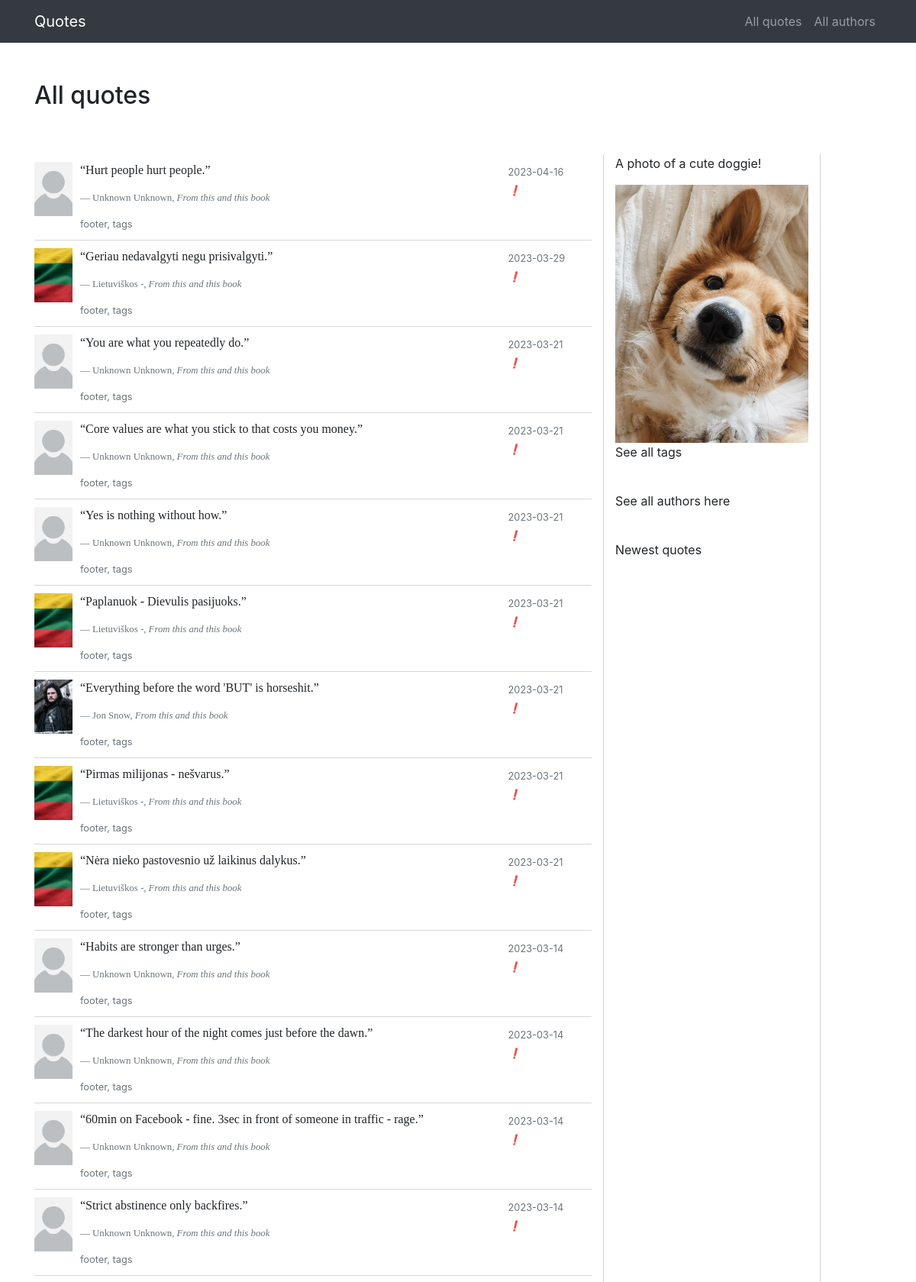
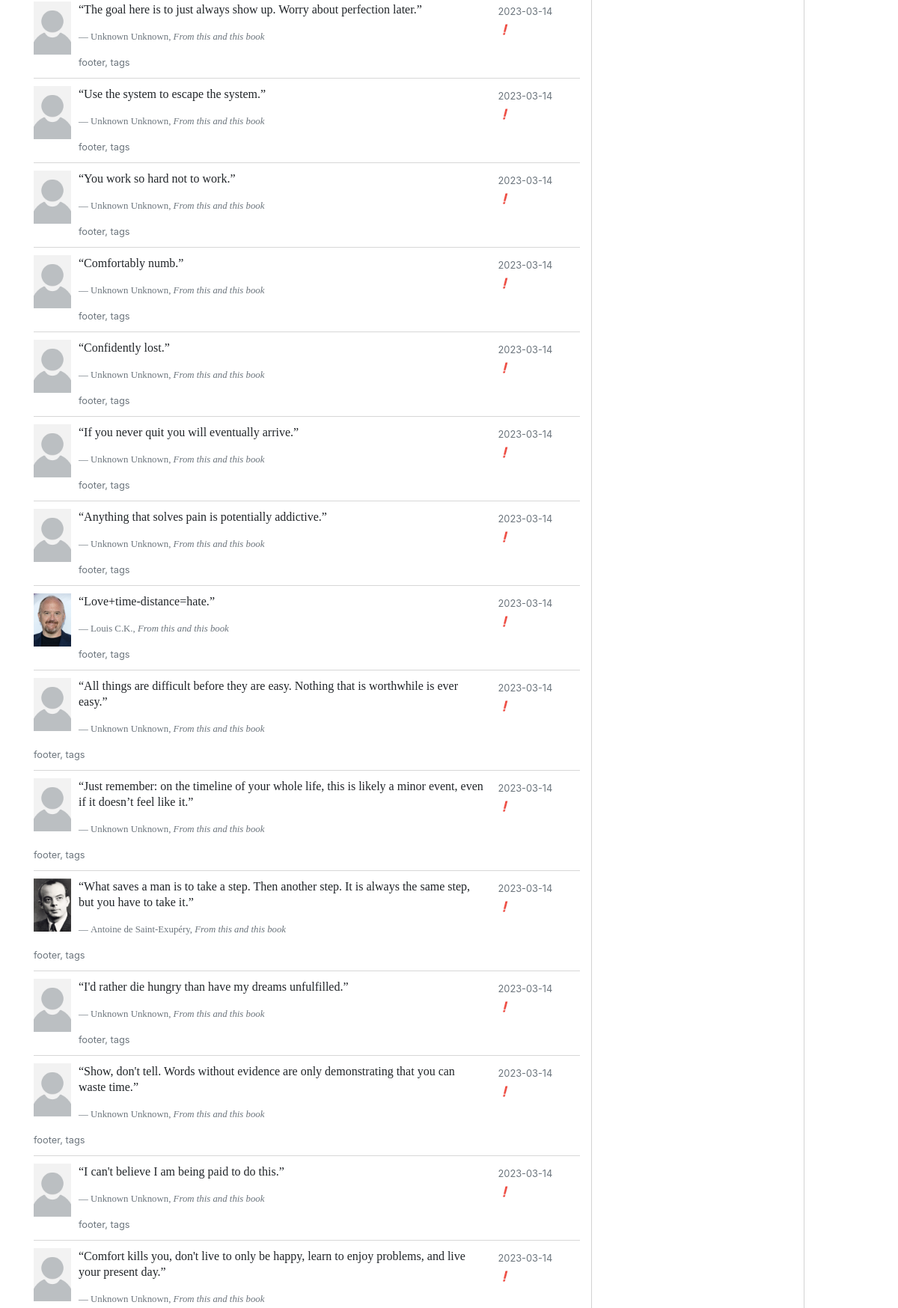
Screenshot of /all_quotes (upper part) with the database file from the repository (2 pictures, top to bottom).
### web_site/models.py (models this page shows)
class Quote(db.Model):
    __tablename__ = "quotes"
    id = db.Column(db.Integer, primary_key=True)
    text = db.Column(db.String(), nullable=False)
    status = db.Column(db.String(), nullable=False)
    date_added = db.Column(db.DateTime, default=datetime.utcnow)
    score = db.Column(db.Integer, nullable=False)
    author_id = db.Column(db.Integer, db.ForeignKey("authors.id"), nullable=False)

class Author(db.Model):
    __tablename__ = "authors"
    id = db.Column(db.Integer, primary_key=True)
    name = db.Column(db.Text, nullable=False)
    lastname = db.Column(db.Text, nullable=False)
    born = db.Column(db.Integer, nullable=True)
    date_added = db.Column(db.DateTime, default=datetime.utcnow)
    pic = db.Column(db.String(), nullable=True)
    quotes = db.relationship("Quote", backref="author", lazy=True)

### web_site/__init__.py (the view)
@app.route("/all_quotes")
def route_all_quotes():
    quotes_data = Quote.query.all()
    return render_template("all_quotes.html", quotes_data=quotes_data)

### web_site/templates/all_quotes.html (shortened to what this page needs)
{% extends "base.html" %}
{% block content %}
    <h2 class="margin50">All quotes</h2>
    <div class="row">
        <div class="margin50 col-lg-8">
            {% for quote in quotes_data|reverse %}
                <div class="quote">
                    <div class="quoteDetails">
                        <div class="quoteImage">
                            {% if quote.author.pic %}
                                <a href="{{ url_for('route_single_author', first_last_name=quote.author.name ~ '_' ~ quote.author.lastname) }}"><img class="img-fluid rounded-start" src="{{url_for('static', filename='images/' + quote.author.pic)}}" alt="{{quote.author.name ~ '_' ~ quote.author.lastname}}'s image"></a>
                            {% endif %}
                        </div>
                        <div class="quoteText">
                            <p>“{{quote.text}}”</p>
                            <small class="blockquote-footer quoteAuthor">{{quote.author.name}} {{quote.author.lastname}}, <cite title="Source Title">From this and this book</cite></small>
                        </div>
                        <div class="quoteFooter">
                            <small class="text-muted">
                                footer, tags
                            </small>
                        </div>
                    </div>
                    <div class="quoteAction">
                        <small class="text-muted">
                            {{quote.date_added.strftime('%Y-%m-%d')}}
                            <br/>
                            {% if quote.score > 1000 %}
                                <i>✅</i>
                            {% else %}
                                <i>❗</i>
                            {% endif %}
                        </small>
                    </div>
                </div>
            {% endfor %}
        </div>
        {% include "sidebar.html" %}
    </div>
{% endblock %}

### web_site/templates/base.html (shortened to what this page needs)
<!DOCTYPE html>
<html lang="en">
    <head>
        <link rel="stylesheet" href="https://stackpath.bootstrapcdn.com/bootstrap/4.3.1/css/bootstrap.min.css"
>
        <link rel="stylesheet" href="{{ url_for('static', filename='css/main.css') }}">
    </head>
    <body>
        <nav class="navbar navbar-expand-lg navbar-dark bg-dark static-top">
            <div class="container">
                <a class="navbar-brand" href="{{url_for('route_index')}}">Quotes</a>
                <div class="collapse navbar-collapse" id="navbarResponsive">
                    <ul class="navbar-nav ml-auto">
                        <li class="nav-item">
                            <a class="nav-link" href="{{ url_for('route_all_quotes') }}">All quotes</a>
                        </li>
                        <li class="nav-item">
                            <a class="nav-link" href="{{ url_for('route_all_authors') }}">All authors</a>
                        </li>
                    </ul>
                </div>
            </div>
        </nav>
        <body>
            <div class="container">
                {% block content %}
                {% endblock %}
            </div>
        </body>
    </body>
</html>

### web_site/templates/sidebar.html
<div class="sidebar margin50 col-lg-3">
    <p id="demo"> This is stuff.. </p>
    <img alt="" src="{{url_for('static', filename='images/cute_dog.jpeg')}}" width=100% />
    <br/>
    <p>See all tags </p>
    <br/>
    <p>See all authors here </p>
    <br/>
    <p>Newest quotes </p>
</div>

### web_site/static/css/main.css (style rules this page uses)
.margin50 { margin-top: 50px; justify-content: center; }
.sidebar { position: relative; position: -webkit-sticky; position: sticky; top: 0; border-left: 1px solid lightgray; border-right: 1px solid lightgray; }
.quote { width: 100%; overflow: hidden; border-bottom: 1px solid #d7d7d7; padding: 10px 0; }
.quoteDetails { float: left; width: 83%; margin-right: 2%; }
.quoteAction { float: right; width: 15%; }
.quoteText { font-family: "Merriweather", "Georgia", serif; font-size: 16px; padding: 0px 5px 10px 0px; line-height: 21px; }
.quoteImage img { height: 71px; width: 50px; float: left; margin-right: 10px; object-fit: cover; }

### rows the page displays
Quote: lastname (picture), text "Hurt people hurt people.", author.name "Unknown", author.lastname "Unknown", date_added "2023-04-16"
Quote: pic (picture), text "Geriau nedavalgyti negu prisivalgyti.", author.name "Lietuviškos", author.lastname "-", date_added "2023-03-29"
Quote: lastname (picture), text "You are what you repeatedly do.", author.name "Unknown", author.lastname "Unknown", date_added "2023-03-21"
Quote: lastname (picture), text "Core values are what you stick to that costs you money.", author.name "Unknown", author.lastname "Unknown", date_added "2023-03-21"
Quote: lastname (picture), text "Yes is nothing without how.", author.name "Unknown", author.lastname "Unknown", date_added "2023-03-21"
Quote: pic (picture), text "Paplanuok - Dievulis pasijuoks.", author.name "Lietuviškos", author.lastname "-", date_added "2023-03-21"
Quote: lastname (picture), text "Everything before the word 'BUT' is horseshit.", author.name "Jon", author.lastname "Snow", date_added "2023-03-21"
Quote: pic (picture), text "Pirmas milijonas - nešvarus.", author.name "Lietuviškos", author.lastname "-", date_added "2023-03-21"
Quote: pic (picture), text "Nėra nieko pastovesnio už laikinus dalykus.", author.name "Lietuviškos", author.lastname "-", date_added "2023-03-21"
Quote: lastname (picture), text "Habits are stronger than urges.", author.name "Unknown", author.lastname "Unknown", date_added "2023-03-14"
Quote: lastname (picture), text "The darkest hour of the night comes just before the dawn.", author.name "Unknown", author.lastname "Unknown", date_added "2023-03-14"
Quote: lastname (picture), text "60min on Facebook - fine. 3sec in front of someone in traffic - rage.", author.name "Unknown", author.lastname "Unknown", date_added "2023-03-14"
Quote: lastname (picture), text "Strict abstinence only backfires.", author.name "Unknown", author.lastname "Unknown", date_added "2023-03-14"
Quote: lastname (picture), text "The goal here is to just always show up. Worry about perfection later.", author.name "Unknown", author.lastname "Unknown", date_added "2023-03-14"
Quote: lastname (picture), text "Use the system to escape the system.", author.name "Unknown", author.lastname "Unknown", date_added "2023-03-14"
Quote: lastname (picture), text "You work so hard not to work.", author.name "Unknown", author.lastname "Unknown", date_added "2023-03-14"
Quote: lastname (picture), text "Comfortably numb.", author.name "Unknown", author.lastname "Unknown", date_added "2023-03-14"
Quote: lastname (picture), text "Confidently lost.", author.name "Unknown", author.lastname "Unknown", date_added "2023-03-14"
Quote: lastname (picture), text "If you never quit you will eventually arrive.", author.name "Unknown", author.lastname "Unknown", date_added "2023-03-14"
Quote: lastname (picture), text "Anything that solves pain is potentially addictive.", author.name "Unknown", author.lastname "Unknown", date_added "2023-03-14"
Quote: pic (picture), text "Love+time-distance=hate.", author.name "Louis", author.lastname "C.K.", date_added "2023-03-14"
Quote: lastname (picture), text "All things are difficult before they are easy. Nothing that is worthwhile is ever easy.", author.name "Unknown", author.lastname "Unknown", date_added "2023-03-14"
Quote: lastname (picture), text "Just remember: on the timeline of your whole life, this is likely a minor event, even if it doesn’t feel like it.", author.name "Unknown", author.lastname "Unknown", date_added "2023-03-14"
Quote: lastname (picture), text "What saves a man is to take a step. Then another step. It is always the same step, but you have to take it.", author.name "Antoine", author.lastname "de Saint-Exupéry", date_added "2023-03-14"
Quote: lastname (picture), text "I'd rather die hungry than have my dreams unfulfilled.", author.name "Unknown", author.lastname "Unknown", date_added "2023-03-14"
Quote: lastname (picture), text "Show, don't tell. Words without evidence are only demonstrating that you can waste time.", author.name "Unknown", author.lastname "Unknown", date_added "2023-03-14"
Quote: lastname (picture), text "I can't believe I am being paid to do this.", author.name "Unknown", author.lastname "Unknown", date_added "2023-03-14"
Quote: lastname (picture), text "Comfort kills you, don't live to only be happy, learn to enjoy problems, and live your present day.", author.name "Unknown", author.lastname "Unknown", date_added "2023-03-14"
